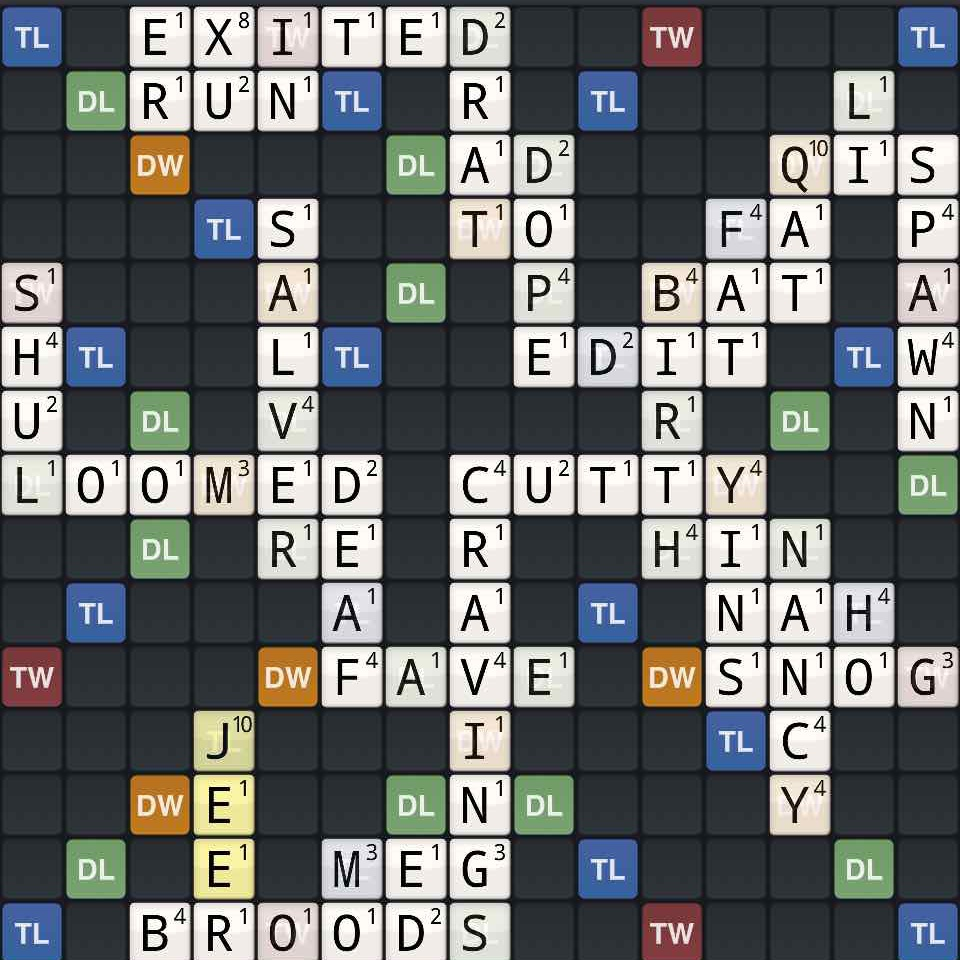
#> input picture images/original_board_image_bak.jpg, 960 x 960 px
$ python -i ImageConverter.py   (imports and definitions only)
#> lines starting #> are read from the running program, lines starting #| are printed output that depends on the picture; after the words box and inside, x2 and y2 are one past the last pixel; in counts of white or black regions, pixels touching at a corner belong together
#> further down, picture is the input picture: shape (960, 960, 3); mean B, G, R 108.3, 108.3, 105.5
import cv2
import pytesseract
import matplotlib.pyplot as plt


def process_scrabble_image1(image, debug=False):
    gray = cv2.cvtColor(image, cv2.COLOR_BGR2GRAY)

    # Apply GaussianBlur to reduce noise and help contour detection
    blurred = cv2.GaussianBlur(gray, (3, 3), 0)
    if debug:
        cv2.imwrite('blurred_board_image.jpg', blurred)

    # Use Canny edge detection
    edged = cv2.bitwise_not(cv2.Canny(blurred, 50, 150))
    return edged

def process_scrabble_image2(image, debug=False):
    # Convert to grayscale
#> called with debug = False
    gray = cv2.cvtColor(image, cv2.COLOR_BGR2GRAY)
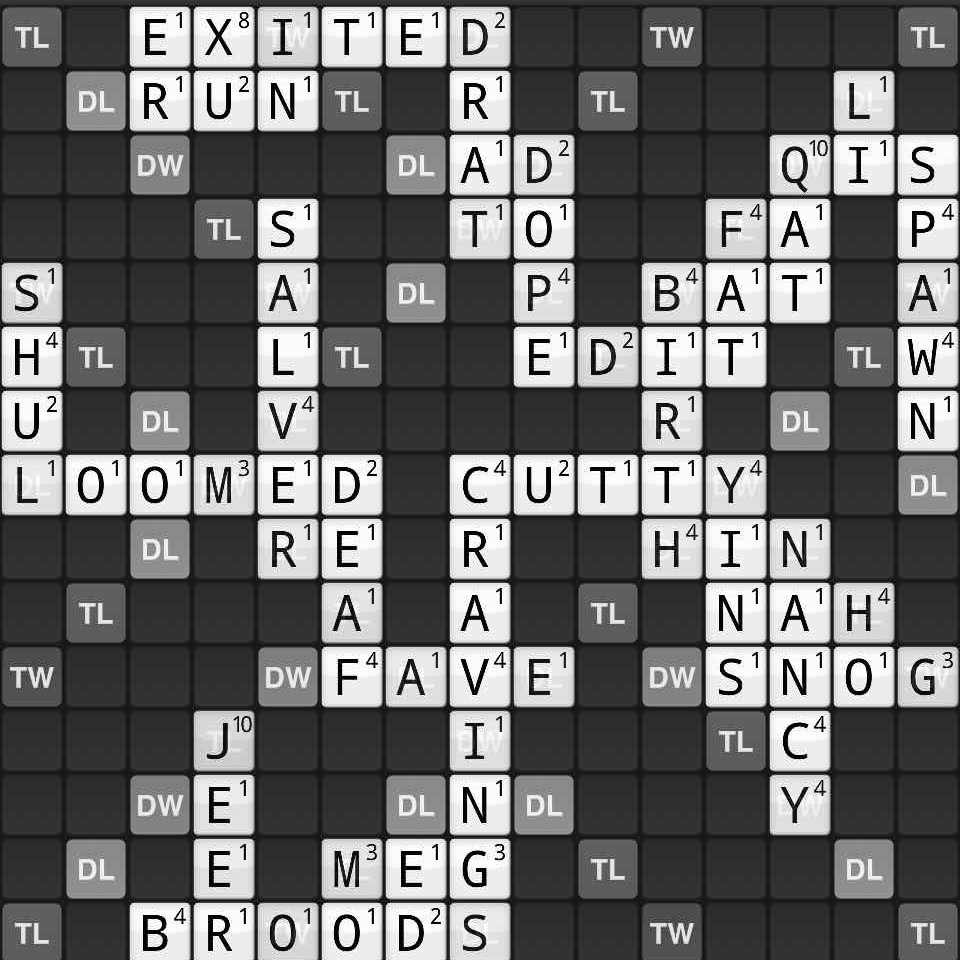
#> gray: shape (960, 960); min 0, max 255, mean 107.5
    blurred = cv2.GaussianBlur(gray, (3, 3), 0)
    thresh = cv2.threshold(blurred, 0, 255,  cv2.THRESH_BINARY_INV + cv2.THRESH_OTSU)[1]
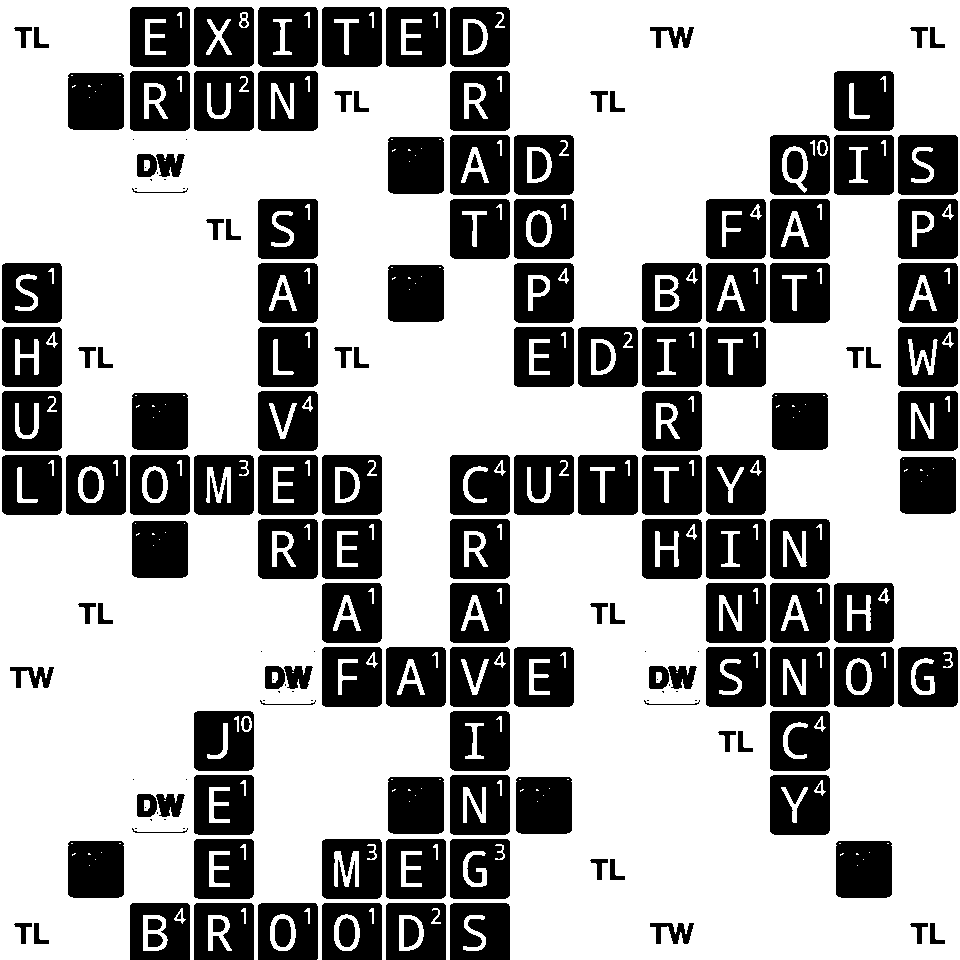
#> thresh: shape (960, 960); 65.8% white; 225 black regions (49 under 20 px), largest, box (x1, y1, x2, y2) and area: (258, 327, 318, 387) 3300, (834, 71, 894, 131) 3293, (2, 455, 62, 515) 3293

    # Increase contrast
    contrast_image = cv2.equalizeHist(thresh)
    if debug:
        cv2.imwrite('contrast_image.jpg', contrast_image)

    # Binarize the image
    _, binary_image = cv2.threshold(contrast_image, 0, 255, cv2.THRESH_BINARY_INV + cv2.THRESH_OTSU)
    if debug:
        cv2.imwrite('binary_image.jpg', binary_image)

    # Noise reduction
    denoised_image = cv2.bitwise_not(cv2.medianBlur(binary_image, 3))
#> denoised_image: shape (960, 960); 65.8% white; 189 black regions (22 under 20 px), largest, box (x1, y1, x2, y2) and area: (258, 327, 318, 387) 3305, (834, 71, 894, 131) 3298, (2, 455, 62, 515) 3298
    if debug:
        cv2.imwrite('denoised_image.jpg', denoised_image)

    # Use Canny edge detection
    edged = cv2.bitwise_not(cv2.Canny(denoised_image, 50, 150))
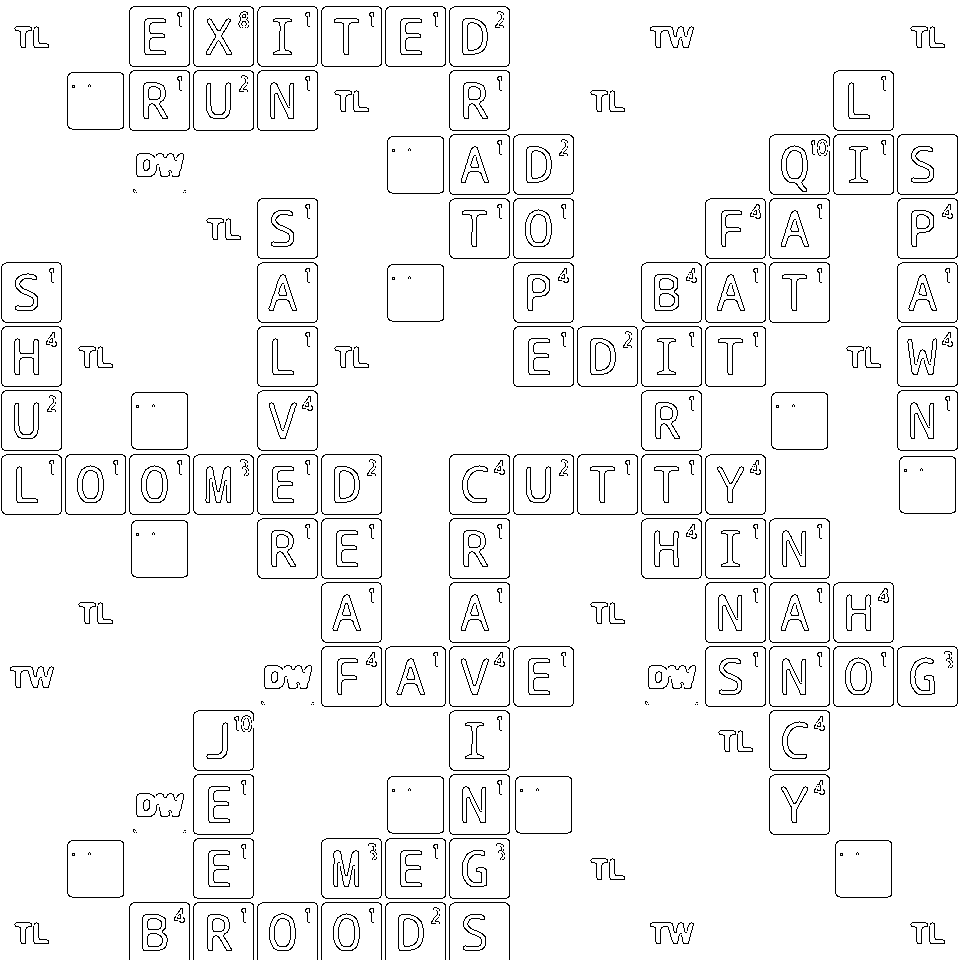
#> edged: shape (960, 960); 95.4% white; black in thin lines or dots
    if debug:
        cv2.imwrite('edged_image.jpg', edged)

    return edged


def process_scrabble_image3(image, debug=False):
    for i in range(3):
        eroded = cv2.erode(image.copy(), None, iterations=i + 1)
        # load image using cv2....and do processing.
        #plt.imshow(f"Eroded {i + 1} times", eroded)
        plt.imshow(eroded)
        # as opencv loads in BGR format by default, we want to show it in RGB.
        plt.show()
    return eroded

>>> import cv2
>>> picture = cv2.imread('images/original_board_image_bak.jpg')
>>> result = process_scrabble_image2(picture)
